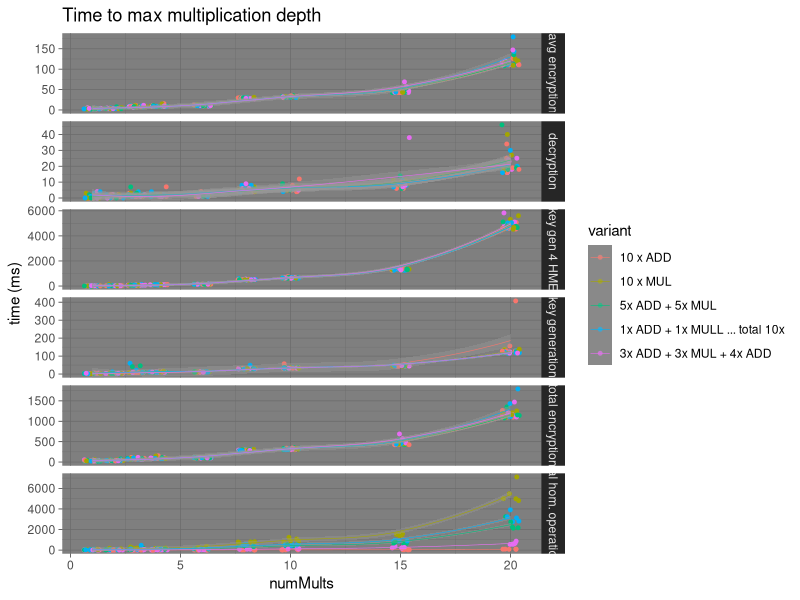
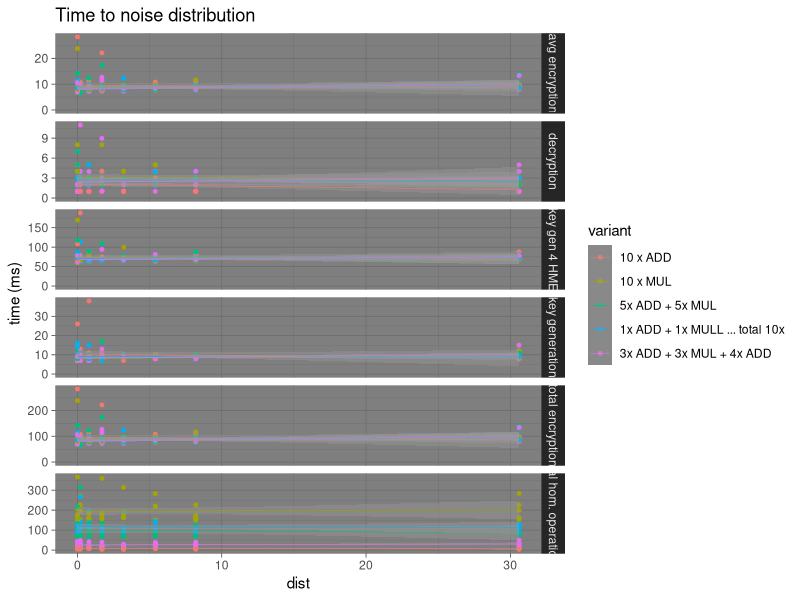
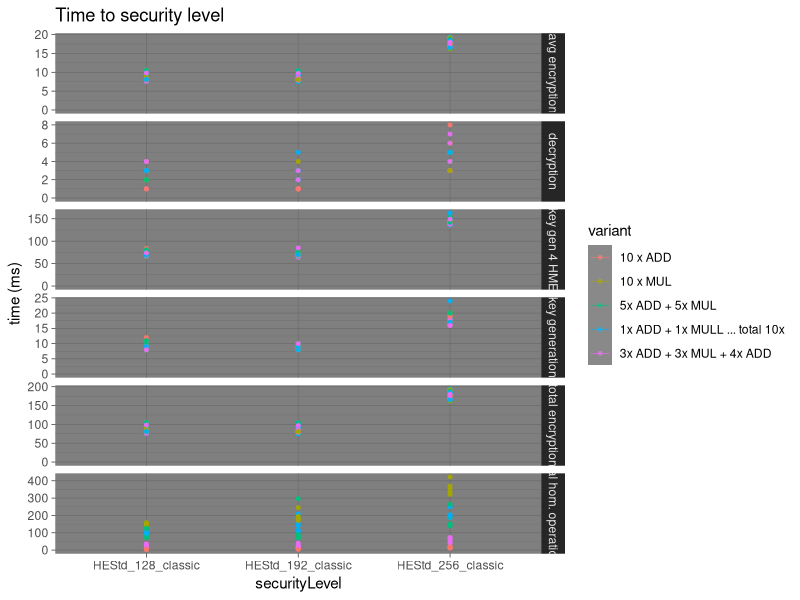
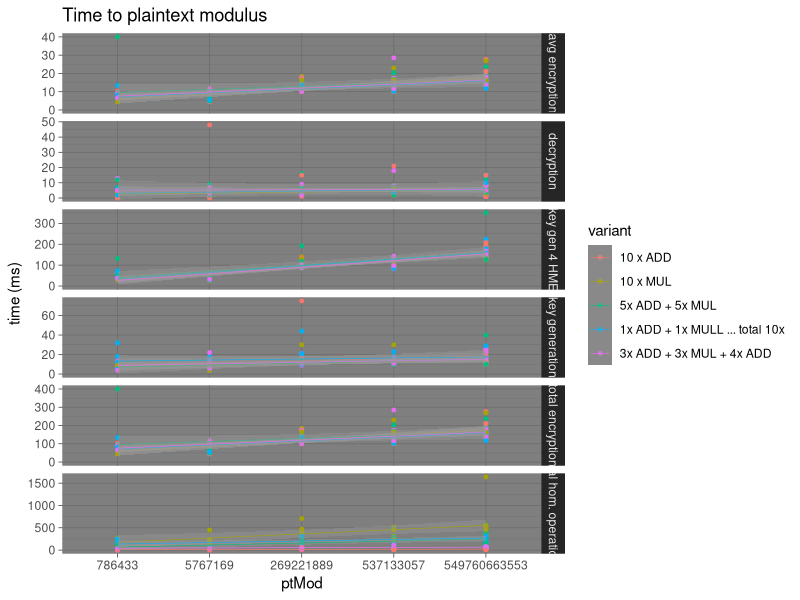
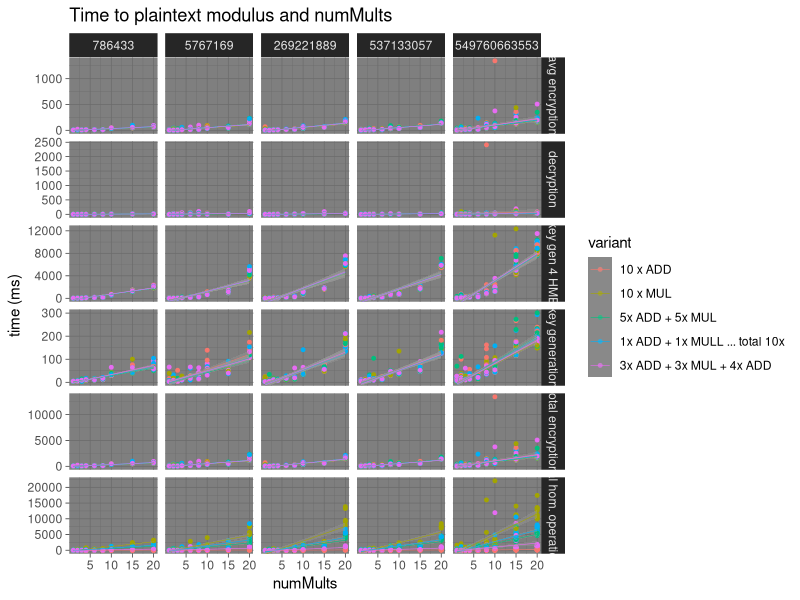
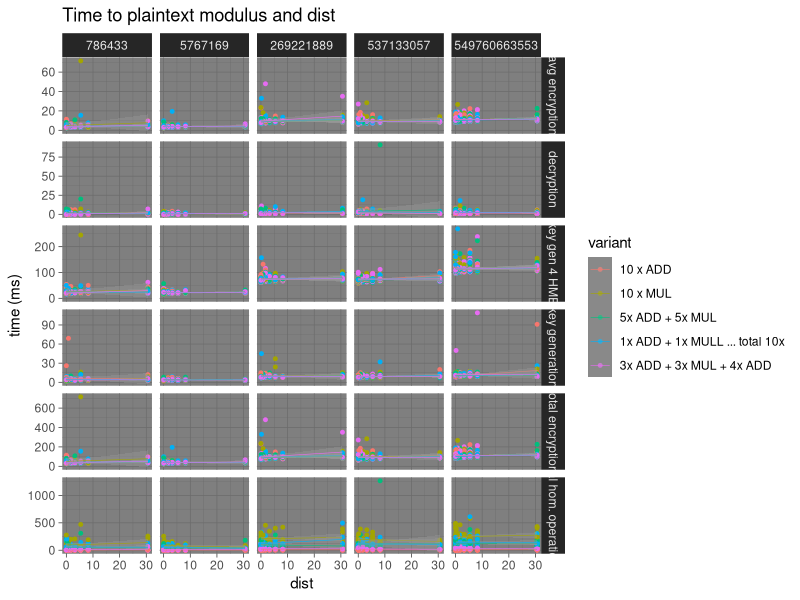
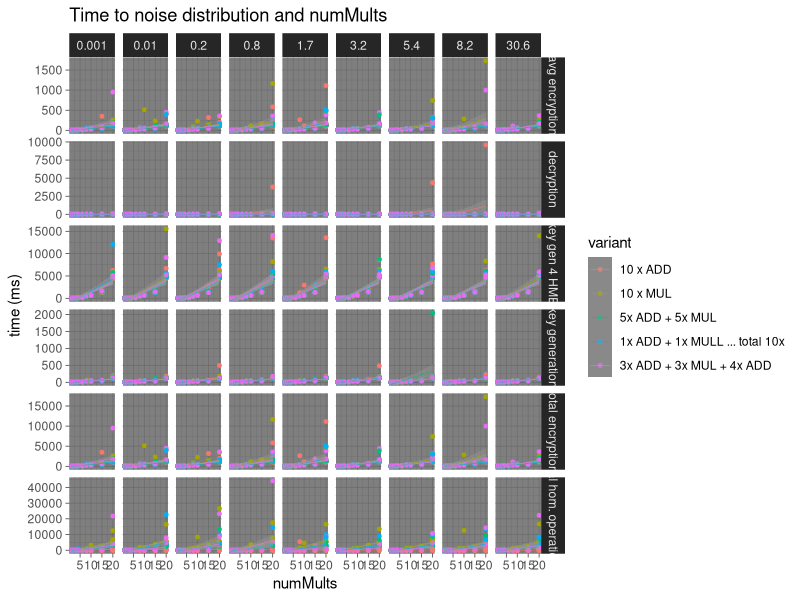
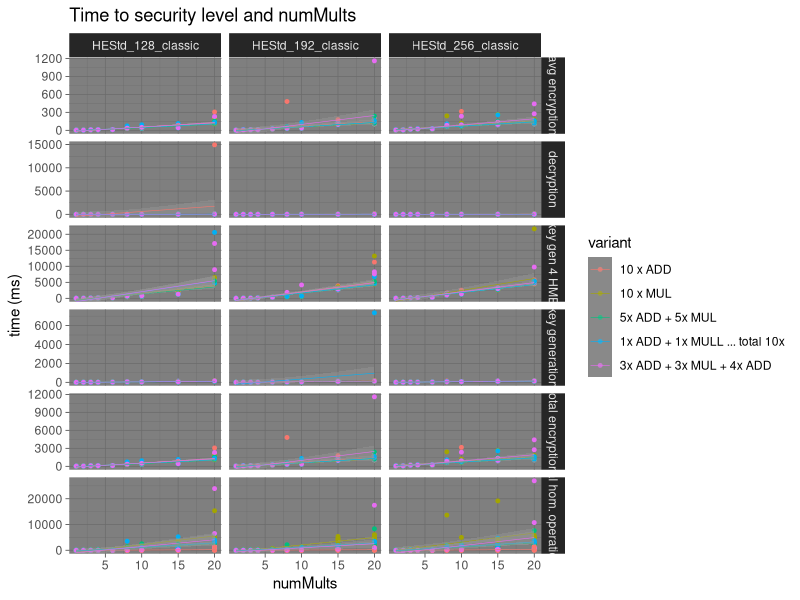

These figures' R source, in order:
## ---- chunk 1
library(dplyr)
library(ggplot2)
library(tidyr)
## ---- chunk 2
measureDict <- c(keyGenTime = "key generation",
                 keyGen4HMEkeys = "key gen 4 HME",
                 totEncTime = "total encryption",
                 avgEncTime = "avg encryption",
                 totHomOpr = "total hom. operations",
                 decTime = "decryption")
variantDict <- c(`1` = "10 x ADD",
                 `2` = "10 x MUL",
                 `3` = "5x ADD + 5x MUL",
                 `4` = "5x MUL + 5x ADD",
                 `5` = "2x ADD + 7x MUL + 1x ADD",
                 `6` = "1x MUL + 9x ADD",
                 `7` = "1x ADD + 9x MUL",
                 `8` = "1x ADD + 1x MULL ... total 10x",
                 `9` = "3x ADD + 3x MUL + 4x ADD",
                 `10` = "2x MUL + 5x ADD + 1x MUL + 2x ADD")
## ---- chunk 3
results1 <- read.csv2("data/results1.csv", stringsAsFactors = T, dec = ".")
## ---- chunk 4
results1 %>%
  ##na.omit() %>% 
  ##group_by(ptMod,variant,securityLevel,dist,numMults) %>% 
  ##summarise(across(-nthRep, mean), .groups = "drop", na.rm=T) %>% 
  mutate_if(is.numeric, round, 3) %>% 
  mutate(variant = as.factor(variant)) %>% 
  do(.,.) ->
  df1
## ---- chunk 5
df1 %>% 
  pivot_longer(keyGenTime:decTime,
               names_to = "measure", values_to = "time",
               values_drop_na = F) %>% 
  mutate(measure=recode(measure, !!!measureDict)) %>% 
  mutate(variant=recode(variant, !!!variantDict)) %>% 
  ggplot(aes(y = time,
             x = numMults,
             color = variant)) +
    facet_grid(measure ~ .,
               scales = "free_y") +
    geom_point(size = 1,
               position = position_jitter()) +
    geom_smooth(linewidth = 0.2) +
    coord_cartesian(ylim = c(0, NA)) +
    ylab("time (ms)") +
    ggtitle("Time to max multiplication depth") + 
    theme_dark()
## ---- chunk 6
results2 <- read.csv2("data/results2.csv", stringsAsFactors = T, dec = ".")
## ---- chunk 7
results2 %>%
  ##na.omit() %>% 
  ##group_by(ptMod,variant,securityLevel,dist,numMults) %>% 
  ##summarise(across(-nthRep, mean), .groups = "drop", na.rm=T) %>% 
  mutate_if(is.numeric, round, 3) %>% 
  mutate(variant = as.factor(variant)) %>% 
  do(.,.) ->
  df2
## ---- chunk 8
df2 %>% 
  pivot_longer(keyGenTime:decTime,
               names_to = "measure", values_to = "time",
               values_drop_na = F) %>% 
  mutate(measure=recode(measure, !!!measureDict)) %>% 
  mutate(variant=recode(variant, !!!variantDict)) %>% 
  ggplot(aes(y = time,
             x = dist,
             color = variant)) +
    facet_grid(measure ~ .,
               scales = "free_y") +
    geom_point(size = 1,
               position = position_jitter()) +
    geom_smooth(linewidth = 0.2,
                method = "glm") +
    coord_cartesian(ylim = c(0, NA)) +
    ylab("time (ms)") +
    ggtitle("Time to noise distribution") + 
    theme_dark()
## ---- chunk 9
results3 <- read.csv2("data/results3.csv", stringsAsFactors = T, dec = ".")
## ---- chunk 10
results3 %>%
  ##na.omit() %>% 
  ##group_by(ptMod,variant,securityLevel,dist,numMults) %>% 
  ##summarise(across(-nthRep, mean), .groups = "drop", na.rm=T) %>% 
  mutate_if(is.numeric, round, 3)  %>% 
  mutate(variant = as.factor(variant)) %>% 
  do(.,.) ->
  df3
## ---- chunk 11
df3 %>% 
  pivot_longer(keyGenTime:decTime,
               names_to = "measure", values_to = "time",
               values_drop_na = F) %>% 
  mutate(measure=recode(measure, !!!measureDict)) %>% 
  mutate(variant=recode(variant, !!!variantDict)) %>% 
  ggplot(aes(y = time,
             x = securityLevel,
             color = variant)) +
    facet_grid(measure ~ .,
               scales = "free_y") +
    geom_point(size = 1,
               position = position_nudge()) +
    geom_smooth(linewidth = 0.2) +
    coord_cartesian(ylim = c(0, NA)) +
    ylab("time (ms)") +
    ggtitle("Time to security level") + 
    theme_dark()
## ---- chunk 12
results4 <- read.csv2("data/results4.csv", stringsAsFactors = T, dec = ".")
## ---- chunk 13
results4 %>%
  ##na.omit() %>% 
  ##group_by(ptMod,variant,securityLevel,dist,numMults) %>% 
  ##summarise(across(-nthRep, mean), .groups = "drop", na.rm=T) %>% 
  mutate_if(is.numeric, round, 3)  %>% 
  mutate(variant = as.factor(variant)) %>% 
  mutate(ptMod = as.factor(ptMod)) %>% 
  do(.,.) ->
  df4
## ---- chunk 14
df4 %>% 
  pivot_longer(keyGenTime:decTime,
               names_to = "measure", values_to = "time",
               values_drop_na = F) %>% 
  mutate(measure=recode(measure, !!!measureDict)) %>% 
  mutate(variant=recode(variant, !!!variantDict)) %>% 
  ggplot(aes(y = time,
             x = ptMod,
             color = variant)) +
    facet_grid(measure ~ .,
               scales = "free_y") +
    geom_point(size = 1,
               position = position_nudge()) +
    geom_smooth(linewidth = 0.2,
                method = "glm",
                mapping = aes(x = as.numeric(ptMod))) +
    coord_cartesian(ylim = c(0, NA)) +
    #scale_x_continuous(trans='log10') +
    ylab("time (ms)") +
    ggtitle("Time to plaintext modulus") + 
    theme_dark()
## ---- chunk 15
results5 <- read.csv2("data/results5.csv", stringsAsFactors = T, dec = ".")
## ---- chunk 16
results5 %>%
  ##na.omit() %>% 
  ##group_by(ptMod,variant,securityLevel,dist,numMults) %>% 
  ##summarise(across(-nthRep, mean), .groups = "drop", na.rm=T) %>% 
  mutate_if(is.numeric, round, 3)  %>% 
  mutate(variant = as.factor(variant)) %>% 
  #mutate(ptMod = as.factor(ptMod)) %>% 
  do(.,.) ->
  df5
## ---- chunk 17
df5 %>% 
  pivot_longer(keyGenTime:decTime,
               names_to = "measure", values_to = "time",
               values_drop_na = F) %>% 
  mutate(measure=recode(measure, !!!measureDict)) %>% 
  mutate(variant=recode(variant, !!!variantDict)) %>% 
  ggplot(aes(y = time,
             x = numMults,
             color = variant)) +
    facet_grid(measure ~ ptMod,
               scales = "free_y") +
    geom_point(size = 1,
               position = position_nudge()) +
    geom_smooth(linewidth = 0.2,
                method = "glm") +
    coord_cartesian(ylim = c(0, NA)) +
    ylab("time (ms)") +
    ggtitle("Time to plaintext modulus and numMults") + 
    theme_dark()
## ---- chunk 18
results6 <- read.csv2("data/results6.csv", stringsAsFactors = T, dec = ".")
## ---- chunk 19
results6 %>%
  ##na.omit() %>% 
  ##group_by(ptMod,variant,securityLevel,dist,numMults) %>% 
  ##summarise(across(-nthRep, mean), .groups = "drop", na.rm=T) %>% 
  mutate_if(is.numeric, round, 3)  %>% 
  mutate(variant = as.factor(variant)) %>% 
  #mutate(ptMod = as.factor(ptMod)) %>% 
  do(.,.) ->
  df6
## ---- chunk 20
df6 %>% 
  pivot_longer(keyGenTime:decTime,
               names_to = "measure", values_to = "time",
               values_drop_na = F) %>% 
  mutate(measure=recode(measure, !!!measureDict)) %>% 
  mutate(variant=recode(variant, !!!variantDict)) %>% 
  ggplot(aes(y = time,
             x = dist,
             color = variant)) +
    facet_grid(measure ~ ptMod,
               scales = "free_y") +
    geom_point(size = 1,
               position = position_nudge()) +
    geom_smooth(linewidth = 0.2,
                method = "glm") +
    coord_cartesian(ylim = c(0, NA)) +
    ylab("time (ms)") +
    ggtitle("Time to plaintext modulus and dist") + 
    theme_dark()
## ---- chunk 21
results7 <- read.csv2("data/results7.csv", stringsAsFactors = T, dec = ".")
## ---- chunk 22
results7 %>%
  ##na.omit() %>% 
  ##group_by(ptMod,variant,securityLevel,dist,numMults) %>% 
  ##summarise(across(-nthRep, mean), .groups = "drop", na.rm=T) %>% 
  mutate_if(is.numeric, round, 3)  %>% 
  mutate(variant = as.factor(variant)) %>% 
  do(.,.) ->
  df7
## ---- chunk 23
df7 %>% 
  pivot_longer(keyGenTime:decTime,
               names_to = "measure", values_to = "time",
               values_drop_na = F) %>% 
  mutate(measure=recode(measure, !!!measureDict)) %>% 
  mutate(variant=recode(variant, !!!variantDict)) %>% 
  ggplot(aes(y = time,
             x = numMults,
             color = variant)) +
    facet_grid(measure ~ dist,
               scales = "free_y") +
    geom_point(size = 1,
               position = position_nudge()) +
    geom_smooth(linewidth = 0.2,
                method = "glm") +
    coord_cartesian(ylim = c(0, NA)) +
    ylab("time (ms)") +
    ggtitle("Time to noise distribution and numMults") + 
    theme_dark()
## ---- chunk 24
results8 <- read.csv2("data/results8.csv", stringsAsFactors = T, dec = ".")
## ---- chunk 25
results8 %>%
  ##na.omit() %>% 
  ##group_by(ptMod,variant,securityLevel,dist,numMults) %>% 
  ##summarise(across(-nthRep, mean), .groups = "drop", na.rm=T) %>% 
  mutate_if(is.numeric, round, 3)  %>% 
  mutate(variant = as.factor(variant)) %>% 
  do(.,.) ->
  df8
## ---- chunk 26
df8 %>% 
  pivot_longer(keyGenTime:decTime,
               names_to = "measure", values_to = "time",
               values_drop_na = F) %>% 
  mutate(measure=recode(measure, !!!measureDict)) %>% 
  mutate(variant=recode(variant, !!!variantDict)) %>% 
  ggplot(aes(y = time,
             x = numMults,
             color = variant)) +
    facet_grid(measure ~ securityLevel,
               scales = "free_y") +
    geom_point(size = 1,
               position = position_nudge()) +
    geom_smooth(linewidth = 0.2,
                method = "glm") +
    coord_cartesian(ylim = c(0, NA)) +
    ylab("time (ms)") +
    ggtitle("Time to security level and numMults") + 
    theme_dark()
## ---- chunk 27
results9 <- read.csv2("data/results9.csv", stringsAsFactors = T, dec = ".")
## ---- chunk 28
results9 %>%
  ##na.omit() %>% 
  ##group_by(ptMod,variant,securityLevel,dist,numMults) %>% 
  ##summarise(across(-nthRep, mean), .groups = "drop", na.rm=T) %>% 
  mutate_if(is.numeric, round, 3)  %>% 
  mutate(variant = as.factor(variant)) %>% 
  mutate(ptMod = as.factor(ptMod)) %>% 
  do(.,.) ->
  df9
## ---- chunk 29
df9 %>% 
  pivot_longer(keyGenTime:decTime,
               names_to = "measure", values_to = "time",
               values_drop_na = F) %>% 
  mutate(measure=recode(measure, !!!measureDict)) %>% 
  mutate(variant=recode(variant, !!!variantDict)) %>% 
  ggplot(aes(y = time,
             x = ptMod,
             color = variant)) +
    facet_grid(measure ~ securityLevel,
               scales = "free_y") +
    geom_point(size = 1,
               position = position_nudge()) +
    geom_smooth(linewidth = 0.2,
                method = "glm",
                mapping = aes(x = as.numeric(ptMod))) +
    coord_cartesian(ylim = c(0, NA)) +
    #scale_x_continuous(trans='log10') + 
    ylab("time (ms)") +
    ggtitle("Time to security level and plaintext modulus") + 
    theme_dark() + 
    theme(axis.text.x = element_text(angle = -45, hjust = 0))
## ---- chunk 30
resultsCmpr <- read.csv2("data/resultsAes.csv", stringsAsFactors = T, dec = ".")
## ---- chunk 31
resultsCmpr %>%
  ##na.omit() %>% 
  ##group_by(ptMod,variant,securityLevel,dist,numMults) %>% 
  ##summarise(across(-nthRep, mean), .groups = "drop", na.rm=T) %>% 
  mutate_if(is.numeric, round, 2) %>% 
  do(.,.) ->
  dfCmpr
## ---- chunk 32
dfCmpr %>% 
  ggplot(aes(y = encSize,
             x = securityLength,
             color = type)) +
    facet_grid(. ~ .,
               scales = "fixed") +
    geom_point(size = 3,
               position = position_nudge()) +
    scale_y_continuous(trans = "log10", limits = c(1,NA)) +
    ylab("Size (bytes)") +
    ggtitle("Encrypted data size") + 
    theme_dark()
## ---- chunk 33
dfCmpr %>% 
  ggplot(aes(y = encTime,
             x = securityLength,
             color = type)) +
    facet_grid(. ~ .,
               scales = "fixed") +
    geom_point(size = 3,
               position = position_nudge()) +
    scale_y_continuous(trans = "log10") +
    ylab("Time (us)") +
    ggtitle("Encryption time") + 
    theme_dark()
## ---- chunk 34
dfCmpr %>% 
  ggplot(aes(y = decTime,
             x = securityLength,
             color = type)) +
    facet_grid(. ~ .,
               scales = "fixed") +
    geom_point(size = 3,
               position = position_nudge()) +
    scale_y_continuous(trans = "log10") +
    ylab("Time (us)") +
    ggtitle("Decryption time") + 
    theme_dark()
